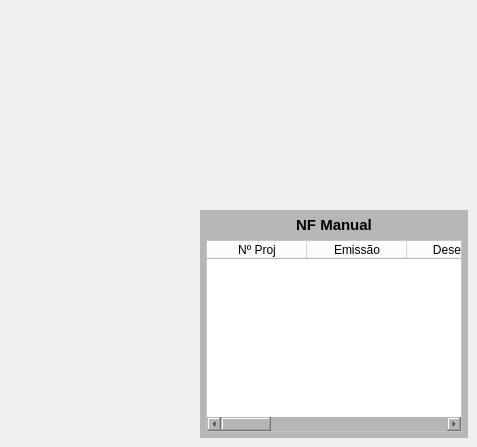
         <widget class="QWidget" name="page_Manual">
          <widget class="QWidget" name="widget_Cor5_6" native="true">
           <property name="geometry">
            <rect>
             <x>200</x>
             <y>210</y>
             <width>268</width>
             <height>228</height>
            </rect>
           </property>
           <property name="styleSheet">
            <string notr="true">background-color: rgb(182, 182, 182);</string>
           </property>
           <layout class="QVBoxLayout" name="verticalLayout_12">
            <property name="leftMargin">
             <number>6</number>
            </property>
            <property name="topMargin">
             <number>6</number>
            </property>
            <property name="rightMargin">
             <number>6</number>
            </property>
            <property name="bottomMargin">
             <number>6</number>
            </property>
            <item>
             <widget class="QLabel" name="label_Titulo_6">
              <property name="maximumSize">
               <size>
                <width>16777215</width>
                <height>18</height>
               </size>
              </property>
              <property name="font">
               <font>
                <pointsize>11</pointsize>
                <weight>75</weight>
                <bold>true</bold>
               </font>
              </property>
              <property name="text">
               <string>NF Manual</string>
              </property>
              <property name="alignment">
               <set>Qt::AlignCenter</set>
              </property>
             </widget>
            </item>
            <item>
             <widget class="QTableWidget" name="table_Projetos_5">
              <property name="sizePolicy">
               <sizepolicy hsizetype="Preferred" vsizetype="Preferred">
                <horstretch>0</horstretch>
                <verstretch>0</verstretch>
               </sizepolicy>
              </property>
              <property name="font">
               <font>
                <pointsize>8</pointsize>
               </font>
              </property>
              <property name="styleSheet">
               <string notr="true">background-color: rgb(255, 255, 255);</string>
              </property>
              <column>
               <property name="text">
                <string>Nº Proj</string>
               </property>
              </column>
              <column>
               <property name="text">
                <string>Emissão</string>
               </property>
              </column>
              <column>
               <property name="text">
                <string>Desenho</string>
               </property>
              </column>
              <column>
               <property name="text">
                <string>Caminho</string>
               </property>
              </column>
              <column>
               <property name="text">
                <string>Qtde</string>
               </property>
              </column>
              <column>
               <property name="text">
                <string>Cliente</string>
               </property>
              </column>
              <column>
               <property name="text">
                <string>Solicitante</string>
               </property>
              </column>
              <column>
               <property name="text">
                <string>Entrega</string>
               </property>
              </column>
              <column>
               <property name="text">
                <string>Obs</string>
               </property>
              </column>
             </widget>
            </item>
           </layout>
          </widget>
         </widget>
